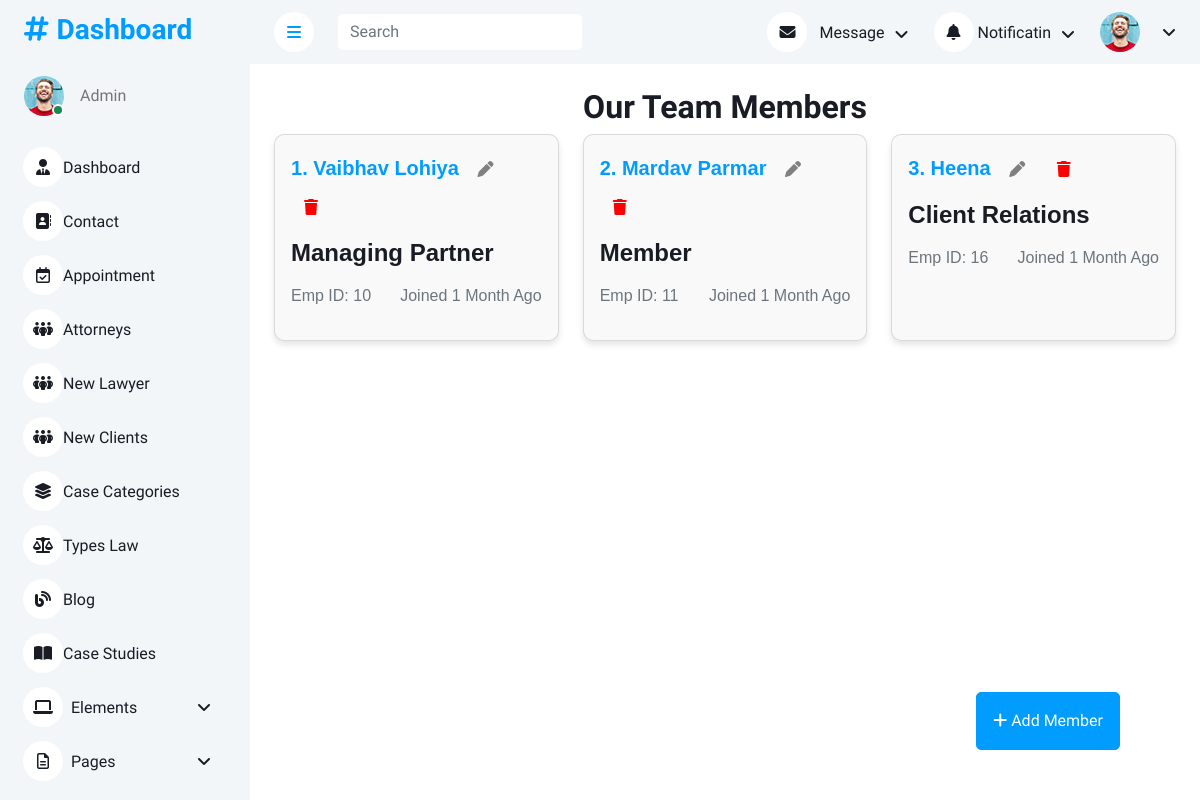
Page /adminapp/attorneys on the earlier database version.
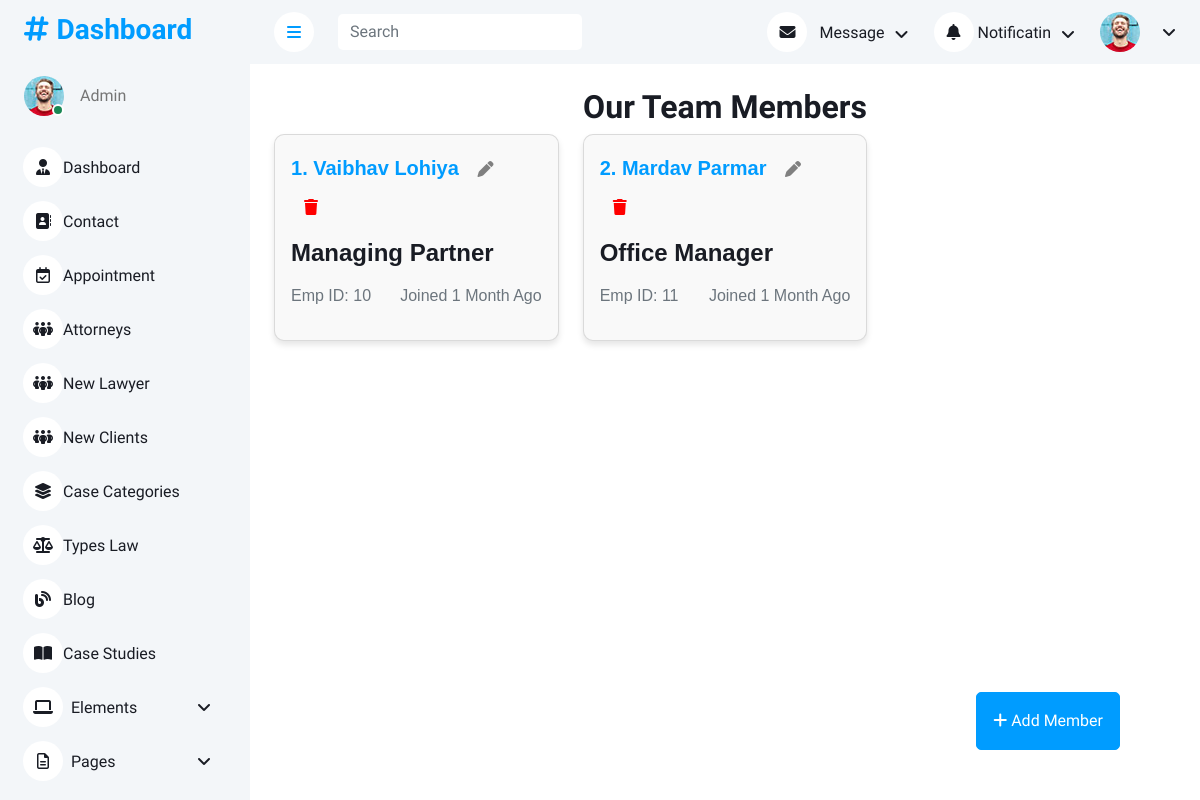
Same page on the later database version.
### userapp/models.py (models this page shows, shortened)
class Attorneys(models.Model):
    name = models.CharField(max_length=20)
    profession = models.CharField(max_length=30)
    image = models.FileField(upload_to='image/')

### adminapp/views.py (the view)
# urls.py: path('/attorneys', views.attorneys),
def attorneys(request):
    data = Attorneys.objects.all
    return render(request,'adminapp/attorneys.html',{"data":data})

### templates/adminapp/attorneys.html (shortened to what this page needs)
<!DOCTYPE html>
{% load static %}
<html lang="en">
<head>
    <link href="https://cdnjs.cloudflare.com/ajax/libs/font-awesome/6.7.2/css/all.min.css" rel="stylesheet">
    <link href="https://cdn.jsdelivr.net/npm/bootstrap-icons@1.4.1/font/bootstrap-icons.css" rel="stylesheet">
    <link href="{% static 'adminapp/lib/owlcarousel/assets/owl.carousel.min.css' %}" rel="stylesheet">
    <link href="{% static 'adminapp/lib/tempusdominus/css/tempusdominus-bootstrap-4.min.css' %}" rel="stylesheet">
    <link href="{% static 'adminapp/css/bootstrap.min.css' %}" rel="stylesheet">
    <link href="{% static 'adminapp/css/style.css' %}" rel="stylesheet">
</head>
<body>
    <div class="container-xxl position-relative bg-white d-flex p-0">
        {% include 'adminapp/sidebar.html' %}
        <div class="content">
            {% include 'adminapp/navbar.html' %}
            <h2 class="text-center mt-4">Our Team Members </h2>
            <div class="container-fluid px-4">
                <div class="row row-cols-1 row-cols-md-2 row-cols-lg-3 g-4">
                    {% for i in data %}
                    <div class="col">
                        <div class="card h-100" style="font-family: Arial, sans-serif; border-radius: 10px; box-shadow: 0 4px 6px rgba(0,0,0,0.1); background: #f9f9f9;">
                            <div class="card-body">
                                <a href="{% url 'edit_attorney' i.id %}" class="text-decoration-none">
                                    <h5 class="card-title text-dark mb-3">
                                        {{ forloop.counter }}. {{ i.name }}
                                        <span class="float-end">
                                            <a href="{% url 'edit_attorney' i.id %}" class="btn btn-link">
                                                <i class="fa-solid fa-pen" style="color:grey;"></i>
                                            </a>
                                            <a href="#" class="btn btn-link" data-bs-toggle="modal" data-bs-target="#deletePopup"
                                                onclick="setDeleteId('{{ i.id }}')">
                                                <i class="fa-solid fa-trash" style="color:red;"></i>
                                            </a>
                                        </span>
                                    </h5>
                                </a>
                                <h4 class="card-subtitle mb-3">{{ i.profession }}</h4>
                                <div class="d-flex justify-content-between mb-3">
                                    <span class="text-muted">Emp ID: {{i.id}}</span>
                                    <span class="text-muted">Joined 1 Month Ago</span>
                                </div>
                            </div>
                        </div>
                    </div>
                    {% endfor %}
                </div>
            </div>
            <a class="btn btn-primary circle py-3 px-3" style="position: fixed; bottom: 50px; right: 80px; z-index: 1030;" href="{% url 'add_attorney' %}"><i class="fa-solid fa-plus fa-beat"></i>
                Add Member
            </a>
        </div>
    </div>
</body>
</html>

Differences in the rows shown:
removed Attorneys: name "Heena", profession "Client Relations", id "16"
changed Attorneys "Mardav Parmar": profession "Member" → "Office Manager"
